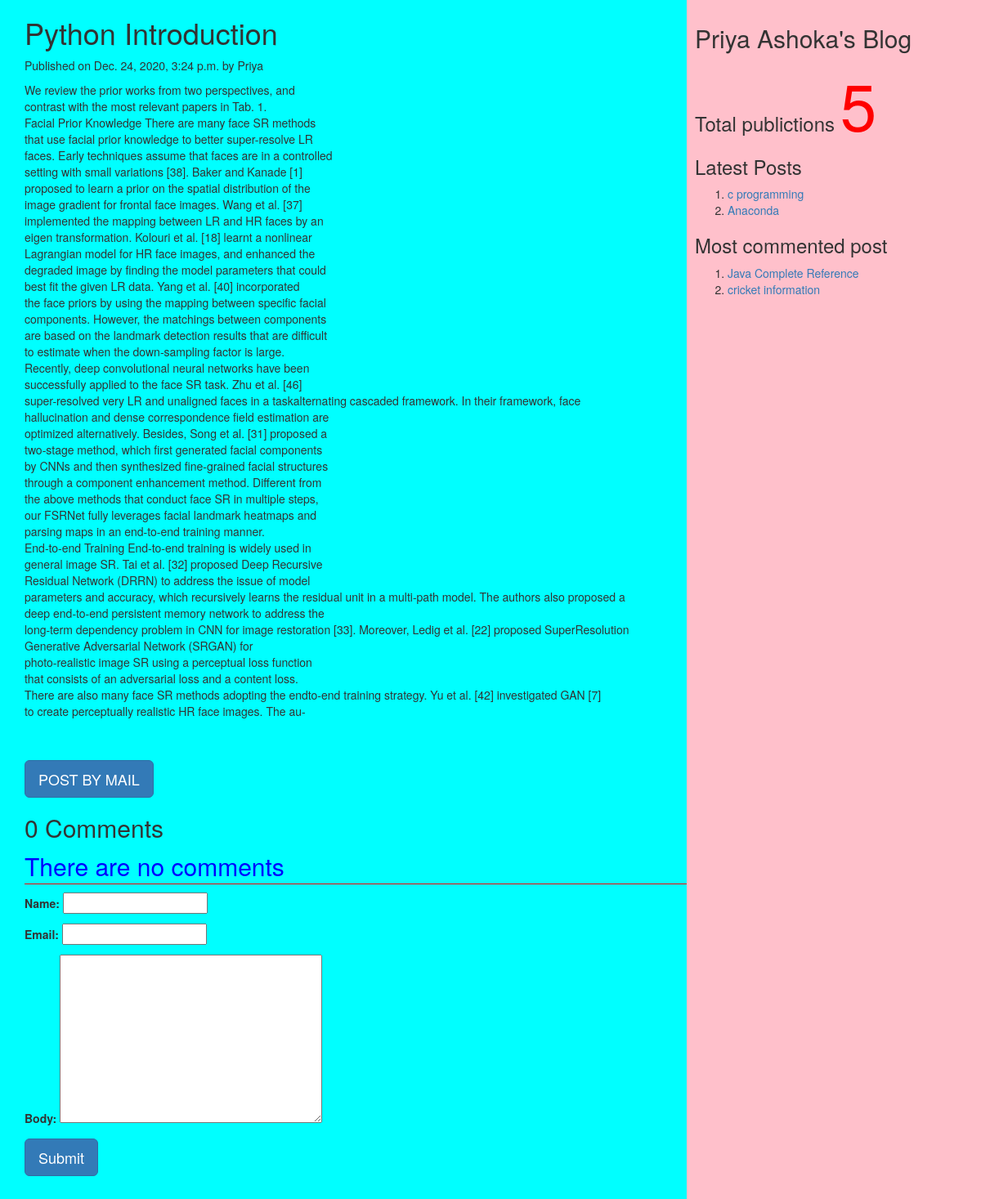
Screenshot of /2020/12/24/python-introduction with the database file from the repository.
### myApp/models.py (models this page shows, shortened)
class Post(models.Model):
          tags=TaggableManager()
          STATUS_CHOICES=(('draft','Draft'),('published','Published'))
          title=models.CharField(max_length=256)
          slug=models.SlugField(max_length=264,unique_for_date='publish')
          author=models.ForeignKey(User,related_name='blog_posts',on_delete= models.CASCADE)
          body=models.TextField()
          publish=models.DateTimeField(default=timezone.now)
          created=models.DateTimeField(auto_now_add=True)
          updated=models.DateTimeField(auto_now=True)
          status= models.CharField(max_length=10,choices=STATUS_CHOICES,default='draft')
          objects=CustomManager()
          class Meta:
                ordering=('-publish',)
          def get_absolute_url(self):
                return reverse('post_detail',args=[self.publish.year,self.publish.strftime('%m'),self.publish.strftime('%d'),self.slug])

### myApp/views.py (the view, shortened to what this page needs)
# urls.py: url(r'(?P<year>\d{4})/(?P<month>\d{2})/(?P<day>\d{2})/(?P<post>[-\w]+)',views.post_detail_view,name='post_detail'),
def post_detail_view(request,year,month,day,post):
    post=get_object_or_404(Post,slug=post,publish__year=year,publish__month=month,publish__day=day)
    comments=post.comments.filter(active=True)
    csubmit=False
    form=CommentForm()
    d={'post':post,'form':form,'csubmit':csubmit,'comments':comments}
    return render(request,'myApp/post_detail.html',d)

### myApp/forms.py
class CommentForm(forms.ModelForm):
    class Meta:
        model=Comment
        fields=('name','email','body')

### myApp/models.py (called while the page is built)
    def get_queryset(self):
        return super().get_queryset().filter(status='published')

### myApp/templatetags/mytags.py (called while the page is built)
@register.simple_tag
def total_posts():
    return Post.objects.count()

@register.inclusion_tag('myApp/latest_post.html')
def show_latest_posts(count=3):
    latest_posts=Post.objects.order_by('-publish')[:count]
    return {'latest_posts':latest_posts}

@register.simple_tag
def get_most_commented_posts(count=2):
    return Post.objects.annotate(total_comments=Count('comments')).order_by('-total_comments')[:count]

### templates/myApp/post_detail.html (shortened to what this page needs)
<html>
    {%extends 'myApp/parent.html'%}
        {%block content_block%}
        <h1>{{post.title}}</h1>
        <p>Published on {{post.publish}} by {{post.author|title}}</p>
        {{post.body|linebreaks}} <br><br>
        <a href="/{{post.id}}/share" class='btn btn-lg btn-primary'>POST BY MAIL</a>
        {%with comments.count as comments_count%}
        <h2>{{comments_count}} Comment{{comments_count|pluralize}}</h2>
        {%endwith%}
        {%if comments%}
         {%for c in comments%}
         <p>Comment {{forloop.counter}} by {{c.name}}</p>
        <div>{{c.body|linebreaks}}</div>
        <hr>
        {%endfor%}
        {%else%}
         <p style="color:blue;font-size:30px;font-style:bold;border-bottom:1px red solid;">There are no comments</p>
        {%endif%}
         {%if csubmit%}
         <h2>Thank you..Your comment has been added successfully!!</h2>
         {%else%}
         <form  method="post">
           {{form.as_p}}
           <input type="submit" class='btn btn-lg btn-primary' value="Submit">
         </form>
         {%endif%}
        {%endblock%}

### templates/myApp/parent.html (shortened to what this page needs)
<html>
{%load mytags%}
    <head>
        <link rel="stylesheet" href="https://maxcdn.bootstrapcdn.com/bootstrap/3.3.7/css/bootstrap.min.css">
    </head>
    <body>
        <div class="content" style="width:70%;float:left;background-color:aqua;height:300%;padding:0 0 0 30px">
              {%block content_block%}
              {%endblock%}
        </div>
        <div class="sidebar" style="width:30%;float:right;background-color:pink;height:300%;padding:10px">
            <h2>Priya Ashoka's Blog</h2>
            <h3>Total publictions
              <span style="color:red;font-size:80px">
              {%total_posts%}</span>
              <h3>Latest Posts</h3>
              {% show_latest_posts 2 %}
              <h3>Most commented post</h3>
              {%get_most_commented_posts as m%}
              <ol>
                {%for post in m%}
                <li><a href="{{post.get_absolute_url}}">{{post.title}}</a></li>
                {%endfor%}
              </ol>
            </h3>
        </div>
    </body>
</html>

### templates/myApp/latest_post.html
<!DOCTYPE html>
<html lang="en" dir="ltr">
  <body>
    <ol>
    {%for post in latest_posts%}
    <li><a href="{{post.get_absolute_url}}">{{post.title}}</a></li>
    {%endfor%}
    </ol>
  </body>
</html>

### rows the page displays
Post: title "Python Introduction", publish "Dec. 24, 2020, 3:24 p.m.", author "Priya", body "We review the prior works from two perspectives, and contrast with the most relevant papers in Tab. 1. Facial Prior Knowledge There are many face SR methods that use facial prior knowledge to better super-resolve LR faces. Early techniques assume that faces are in a controlled setting with small variations [38]. Baker and Kanade [1] proposed to learn a prior on the spatial distribution of the image gradient for frontal face images. Wang et al. [37] implemented the mapping between LR and HR faces by an eigen transformation. Kolouri et al. [18] learnt a nonlinear Lagrangian model for HR face images, and enhanced the degraded image by finding the model parameters that could best fit the given…"
Post: title "c programming"
Post: title "Anaconda"
Post: title "Java Complete Reference"
Post: title "cricket information"

### other values shown
{{ comments_count }} "0"
